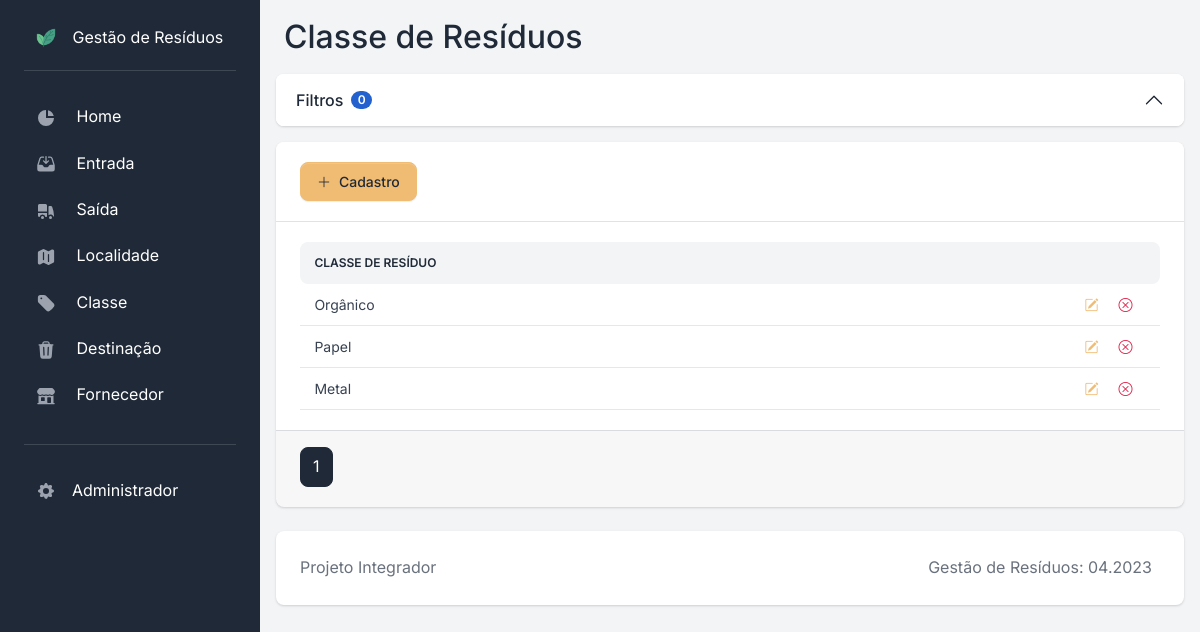
Page /classe/ on the committed database.
### apps/classe/models.py (models this page shows, shortened)
class Classe(models.Model):
    id_classe = models.AutoField(primary_key=True)
    nome = models.CharField(max_length=50, null=False, blank=False)
    class Meta:
        db_table = "classe"
        verbose_name = "Classe"
        verbose_name_plural = "Classes"
        ordering = ["-id_classe"]

### apps/classe/views.py (the view)
# urls.py: path("", views.classe_index, name="classe"),
def classe_index(request):
    page_number = request.GET.get("page")
    model_filter = ClasseFilter(request.GET, queryset=Classe.objects.all())
    query_paginated = Paginator(model_filter.qs, PAGESIZE)
    query_filtered = query_paginated.get_page(page_number)
    context = {
        "object_list": query_filtered,
        "filter_form": model_filter.form,
        "number_of_active_filters": count_active_filters(request, model_filter),
    }
    return render(request, "classe/classe.html", context)

### apps/utils.py (called while the page is built)
def count_active_filters(request, form):
    active_filters = []
    for field in request.GET.items():
        if field[0] != "page" and field[0] in form.data.keys() and field[1] != "":
            active_filters.append(field[0])
    return len(active_filters)

### templatetags/is_checkbox.py (called while the page is built)
@register.filter(name="is_multiple_choice")
def is_multiple_choice(field):
    return isinstance(field.field.widget, CheckboxSelectMultiple)

### templates/classe/classe.html (shortened to what this page needs)
{% extends 'base_card.html' %}
{% block title %}Classe de Resíduos{% endblock %}
{% block content %}
    <div class="table-responsive">
        <table class="table table-centered mb-0 rounded table-sm">
            <thead class="thead-light">
                <tr>
                    <th class="align-middle border-0 rounded-start">Classe de Resíduo</th>
                    <th class="align-middle border-0 rounded-end"></th>
                </tr>
            </thead>
            <tbody>
                {% for entry in object_list %}
                    <tr class="align-middle">
                        <td>{{ entry.nome }}</td>
                        <td>
                            <div class="d-flex justify-content-end me-3">
                                <a href="{% url 'classe_edit' pk=entry.id_classe %}" title="Editar">
                                    <button class="btn btn-sm shadow-none border-0">
                                        <i class="bi bi-pencil-square text-secondary"></i>
                                    </button>
                                </a>
                                <form onsubmit="return confirm('Confirmar deleção?');"
                                      action="{% url 'classe_delete' pk=entry.id_classe %}"
                                      method="POST"
                                      value="delete">
                                    <button class="btn btn-sm shadow-none border-0" title="Deletar">
                                        <i class="bi bi-x-circle text-danger"></i>
                                    </button>
                                </form>
                            </div>
                        </td>
                    </tr>
                {% empty %}
                    <tr>
                        <td colspan="5">Nenhuma classe cadastrada</td>
                    </tr>
                {% endfor %}
            </tbody>
        </table>
    </div>
{% endblock content %}

### rows in the picture
Classe: nome "Orgânico"
Classe: nome "Papel"
Classe: nome "Metal"

### other values in the picture
{{ number_of_active_filters }} "0"
{{ i }} "1"
